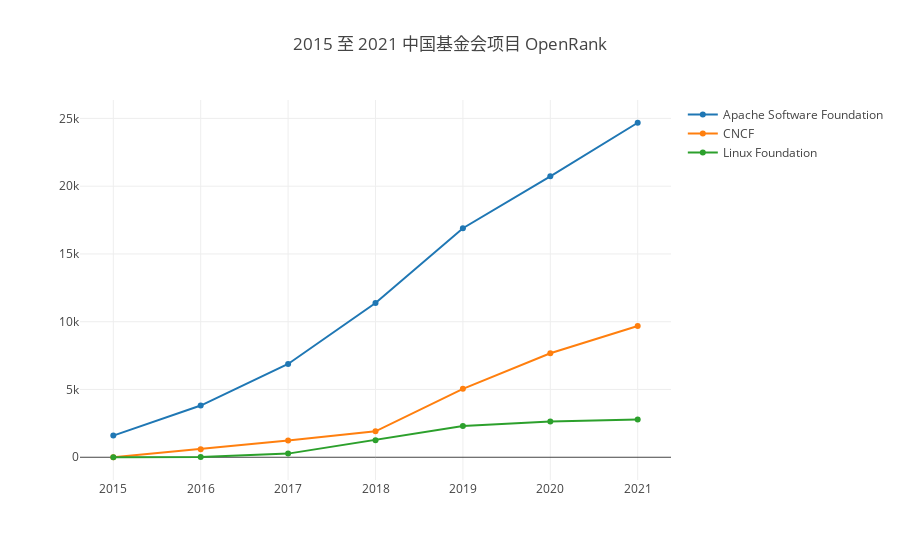

This figure's notebook cell:
### Markdown cell above
- getRepoOpenrank

该函数会根据配置参数返回仓库的 OpenRank 值。

下面这个示例展示了 2015 到 2021 年之间所有中国捐献到基金会的项目按照基金会聚合的年度 OpenRank 数据，并使用 plotly 绘制。

### Code cell
var startYear = 2015, startMonth = 1, endYear = 2021, endMonth = 12, x = [];
for (let y = startYear; y <= endYear; y++) x.push(`${y}`);
openDigger.index.openrank.getRepoOpenrank({labelIntersect: ['Foundation', ':regions/China'], startYear, startMonth, endYear, endMonth, groupBy: 'Foundation', groupTimeRange: 'year', limit: 5}).then(data => {
    openDigger.render.plotly(data.map(row => {
        return { x, y: row.open_rank, mode: 'scatter', name: row.label };
    }), {title: `${startYear} 至 ${endYear} 中国基金会项目 OpenRank`, xaxis: {type: 'category'}});
});

### Figure 1 — Plotly figure (JSON) as saved in the notebook; plotly's stock layout.template omitted (floating-point values rounded to 4 significant figures)
{"data": [{"mode": "scatter", "name": "Apache Software Foundation", "x": ["2015", "2016", "2017", "2018", "2019", "2020", "2021"], "y": [1599.0, 3816.0, 6881.0, 11380.0, 16900.0, 20730.0, 24680.0]}, {"mode": "scatter", "name": "CNCF", "x": ["2015", "2016", "2017", "2018", "2019", "2020", "2021"], "y": [0, 594.2, 1235.0, 1910.0, 5048.0, 7675.0, 9684]}, {"mode": "scatter", "name": "Linux Foundation", "x": ["2015", "2016", "2017", "2018", "2019", "2020", "2021"], "y": [0, 13.52, 267.5, 1263.0, 2300.0, 2636.0, 2785.0]}], "layout": {"autosize": true, "title": {"text": "2015 至 2021 中国基金会项目 OpenRank"}, "xaxis": {"autorange": true, "range": [-0.3615, 6.361], "type": "category"}, "yaxis": {"autorange": true, "range": [-2037.0, 26720.0], "type": "linear"}}}
